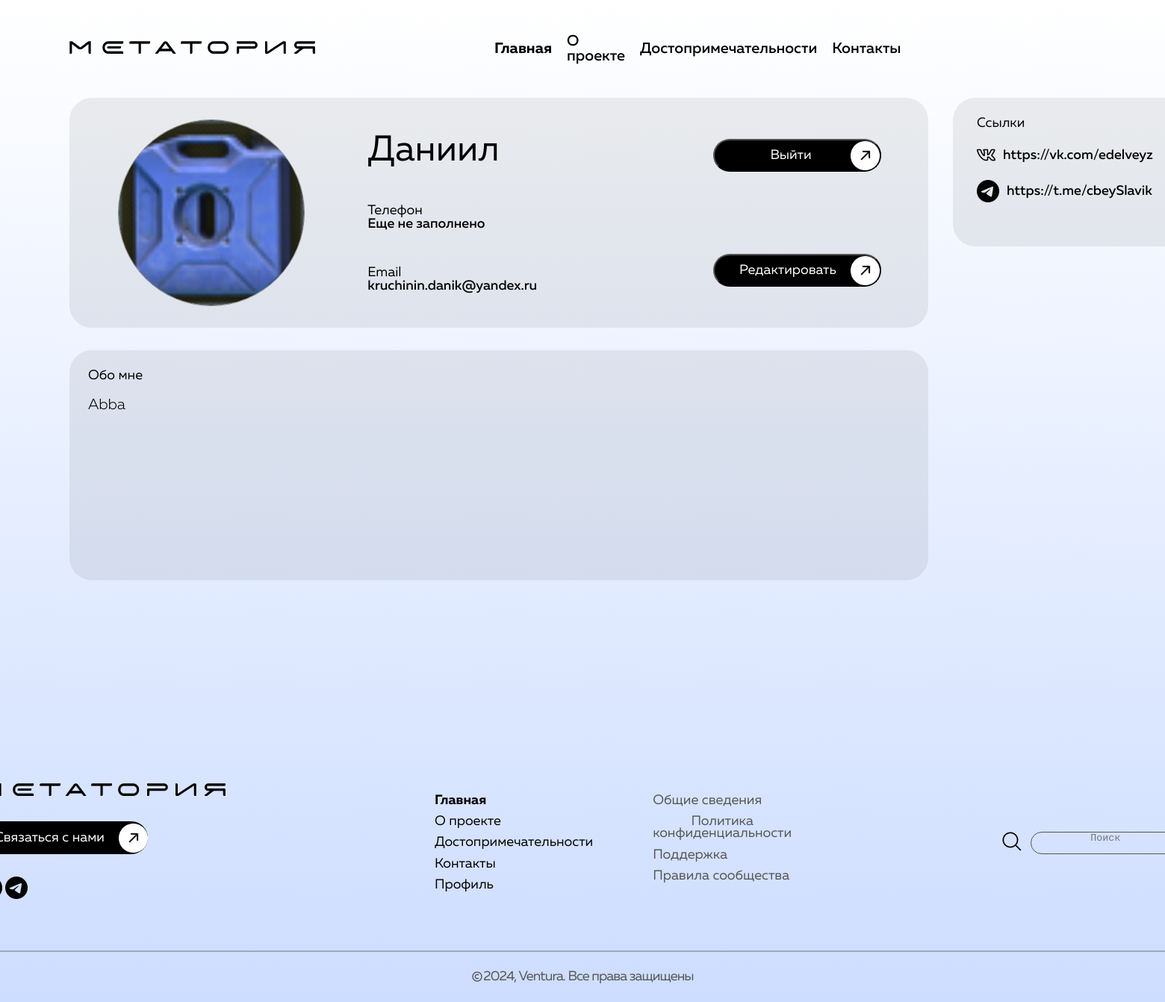
The page /user/profile/ (signed in) on the database its author committed.
### users/models.py (models this page shows, shortened)
class User(AbstractUser):
    image = models.ImageField(upload_to='users', blank=True, null=True, verbose_name='Avatar')
    about_me = models.TextField(blank=True, null=True, verbose_name='About Me')
    tg_contact = models.URLField(max_length=50, blank=True, null=True, verbose_name='TG')
    vk_contact = models.URLField(max_length=50, blank=True, null=True, verbose_name='VK')
    phone_number = PhoneNumberField(region="RU", blank=True, null=True, verbose_name='Phone')
    class Meta:
        db_table = 'user'
        verbose_name = 'User'
        verbose_name_plural = 'Users'

### users/views.py (the view)
# urls.py: path('profile/', views.profile, name='profile'),
@login_required
def profile(request):
    user_info = request.user
    if request.method == 'POST':
        change_form = ProfileChangeForm(data=request.POST, instance=request.user, files=request.FILES)
        if change_form.is_valid():
            change_form.save()
            return HttpResponseRedirect(request.path)
    else:
        change_form = ProfileChangeForm(instance=request.user)
    context = {
        'change_form' : change_form,
        'user_info' : user_info,
    }
    return render(request, 'users/profile.html', context)

### users/templates/users/profile.html (shortened to what this page needs)
{% extends "main/base.html" %}
{% load static %}
{% block css %}
    <link rel="stylesheet" href="{% static 'deps/css/lk.css' %}">
{% endblock %}
{% block content %}
<main>
    <div class="left">
        <div class="bio">
            <div class="avatar-div">
                {% if user_info.image %}
                    <img class="avatar" src="{{ user_info.image.url }}">
                {% else %}
                    <img class="avatar" src="{% static 'deps/img/empty.png' %}">
                {% endif %}
            </div>
            <div class="info_down">
                {% if user_info.first_name %}
                    <h2>{{user_info.first_name}}</h2>
                {% else %}
                    <h2>Имя</h2>
                {% endif %}
                <div class="phone">
                    <span>Телефон</span>
                    {% if user_info.phone_number %}
                        <p>{{user_info.phone_number}}</p>
                    {% else %}
                        <p>Еще не заполнено</p>
                    {% endif %}
                </div>
                <div class="mail">
                    <span>Email</span>
                    <p>{{user_info.email}}</p>
                </div>
            </div>
            <div class="info_up">
                <form action='{% url "user:logout" %}'>
                    <button class="button-logout button-one">
                        <p>Выйти</p>
                        <img src="{% static 'deps/img/arrow.png'%}">
                    </button>
                </form>
                <button class="button-one button-change" onclick="togglePopup()">
                    <p>Редактировать</p>
                    <img src="{% static 'deps/img/arrow.png'%}">
                </button>
            </div>
        </div>
        <div class="bio_text">
            <h6>Обо мне</h6>
            {% if user_info.about_me %}
                <p class="biotext">{{user_info.about_me}}</p>
            {% else %}
                <p class="biotext">Еще не заполнено</p>
            {% endif %}
        </div>
    </div>
    <div class="right">
        <div class="socials">
            <p>Ссылки</p>
            <div class="vk">
                <img src="{% static 'deps/img/vk.png'%}">
                {% if user_info.vk_contact %}
                    <a href='{{user_info.vk_contact}}'>{{user_info.vk_contact}}</a>
                {% else %}
                    <p> Ещё не заполнено
                {% endif %}
            </div>
            <div class="tg">
                <img src="{% static 'deps/img/tg.png'%}">
                {% if user_info.tg_contact %}
                    <a href='{{user_info.tg_contact}}'>{{user_info.tg_contact}}</a>
                {% else %}
                    <p> Ещё не заполнено
                {% endif %}
            </div>
        </div>
    </div>
</main>
{% endblock  %}

### static/deps/css/lk.css (style rules this page uses)
main { padding-left: 93px; margin-top: 46px; display: flex; align-items: start; gap: 33px; }
.bio { width: 1150px; height: 308px; background-color: rgba(85, 85, 85, 0.1); border-radius: 30px; display: flex; align-items: center; gap: 48px; }
.bio_text { width: 1150px; height: 308px; background-color: rgba(85, 85, 85, 0.1); border-radius: 30px; padding: 25px; display: flex; flex-direction: column; gap: 20px; }
.avatar-div { height: 100%; width: 33%; }
h6 { font-family: Muller; font-size: 18px; font-weight: 400; line-height: 18px; text-align: left; text-underline-position: from-font; text-decoration-skip-ink: none; }
.biotext { font-family: Muller; font-size: 20px; font-weight: 300; line-height: 21.6px; text-align: left; text-underline-position: from-font; text-decoration-skip-ink: none; }
.socials { width: 544px; height: 199px; background-color: rgba(85, 85, 85, 0.1); border-radius: 30px; display: flex; justify-content: start; align-items: start; flex-direction: column; padding-top: 25px; padding-left: 32px; gap: 21px; font-family: Muller; font-size: 18px; font-weight: 400; line-height: 18px; text-align: left; text-underline-position: from-font; text-decoration-skip-ink: none; }
.vk, .tg { display: flex; gap: 10px; justify-content: center; align-items: center; font-weight: 500; }
.avatar { margin-left: 65px; margin-top: 29px; width: 250px; height: 250px; border-radius: 250px; border: 1px solid gray; }
.info_up { height: 100%; width: 33%; display: flex; flex-direction: column; justify-content: space-around; align-items: center; }
.info_down { font-family: Muller; font-size: 18px; font-weight: 400; line-height: 18px; text-underline-position: from-font; text-decoration-skip-ink: none; display: flex; flex-direction: column; justify-content: space-evenly; height: 100%; width: 33%; }
.info_down p { font-weight: 500; }
.left { display: flex; }
.button-logout p { width: 40%; }

### static/deps/css/footer.css (style rules this page uses)
.left .button-one { width: 225px; height: 44px; font-size: 18px; }
.left .button-one img { width: 39px; height: 39px; }
.left { display: flex; flex-direction: column; justify-content: center; align-items: start; gap: 30px; }
.right { display: flex; justify-content: center; align-items: center; gap: 10px; padding-right: 100px; }

### static/deps/css/style.css (style rules this page uses)
* { margin: 0; padding: 0; box-sizing: border-box; text-decoration: none; list-style-type: none; transition-duration: 1s; }
html { scroll-behavior: smooth; }
a, a:active, a:hover { cursor: pointer; text-decoration: none; color: black; }
body { background: linear-gradient(180deg, #FFFFFF 0%, #CDDDFF 100%); max-width: 1920px; }
h2 { font-family: 'Muller'; font-size: 48px; font-weight: 400; line-height: 48px; text-align: left; text-underline-position: from-font; text-decoration-skip-ink: none; }
.button-one { font-family: 'Muller'; font-size: 32px; font-weight: 400; line-height: 32px; text-align: left; text-underline-position: from-font; text-decoration-skip-ink: none; color: #FFFFFF; background-color: black; border-radius: 30px; width: 298px; height: 60px; display: flex; justify-content: right; align-items: center; gap: 19px; }
.button-one img { transform: rotate(-90deg); }

### rows shown on the page
User: image (picture), first_name "Даниил", email "kruchinin.danik@yandex.ru", about_me "Abba", vk_contact "https://vk.com/edelveyz", tg_contact "https://t.me/cbeySlavik"
